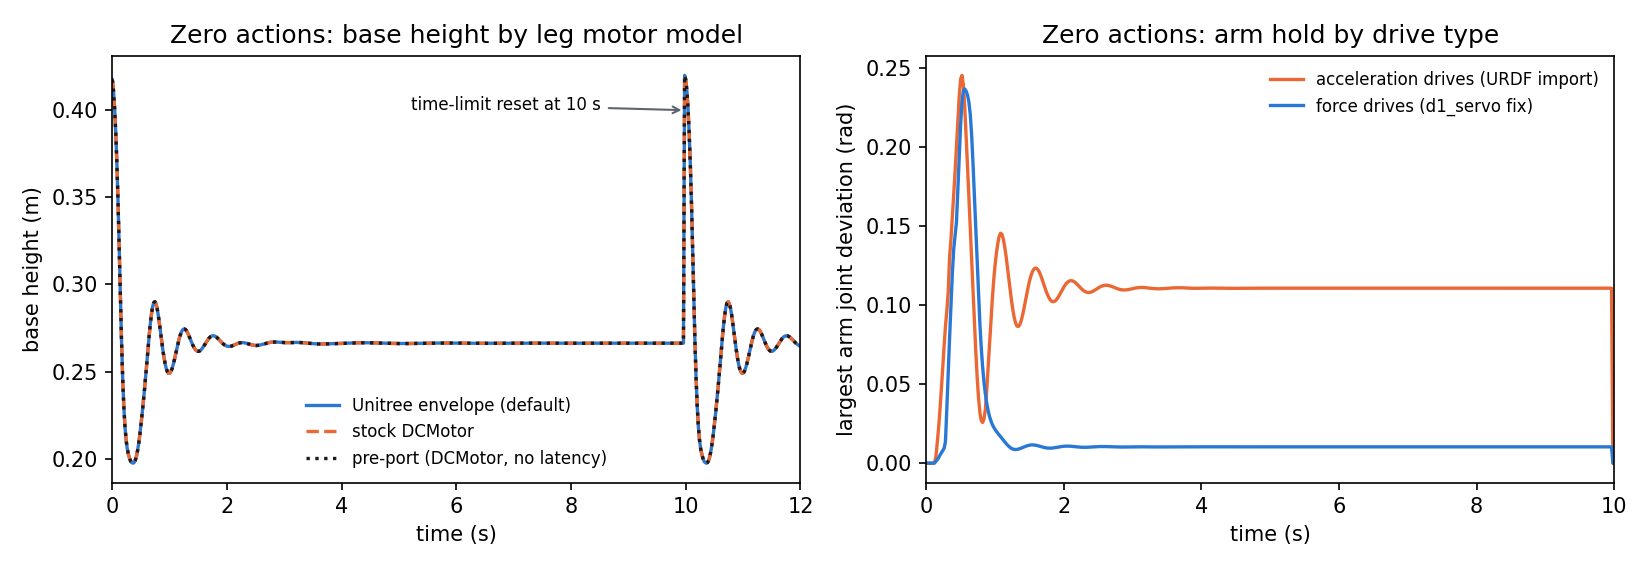

Here is the Python script that generated this plot:
"""Week 1 smoke posture traces, from the recorded runs' smoke_trace.csv.

    python results/week_01/figures/smoke_posture.py
"""
import csv
from pathlib import Path

import matplotlib

matplotlib.use("Agg")
import matplotlib.pyplot as plt

RUNS = Path(__file__).resolve().parents[1] / "runs"
LEGS = [("20260915T093730_338089Z_smoke_seed42", "Unitree envelope (default)", "#2a78d6", "-"),
        ("20260915T093743_674698Z_smoke_seed42", "stock DCMotor", "#eb6834", "--"),
        ("20260915T093756_424913Z_smoke_seed42", "pre-port (DCMotor, no latency)", "#1a1a1a", ":")]
ARM = [("20260915T093730_338089Z_smoke_seed42", "acceleration drives (URDF import)", "#eb6834"),
       ("20260915T095815_165623Z_smoke_seed42", "force drives (d1_servo fix)", "#2a78d6")]
STEP_S = 0.02


def trace(run):
    with (RUNS / run / "smoke_trace.csv").open() as handle:
        rows = list(csv.DictReader(handle))
    return {key: [float(row[key]) for row in rows] for key in rows[0]}


def main():
    fig, (legs, arm) = plt.subplots(1, 2, figsize=(11, 3.8))
    for run, label, color, style in LEGS:
        data = trace(run)
        legs.plot([s * STEP_S for s in data["step"]], data["base_height_m"], color=color, ls=style, lw=1.6, label=label)
    legs.set(xlabel="time (s)", ylabel="base height (m)", xlim=(0, 12),
             title="Zero actions: base height by leg motor model")
    legs.annotate("time-limit reset at 10 s", (10.0, 0.40), xytext=(5.2, 0.40), fontsize=8,
                  arrowprops={"arrowstyle": "->", "color": "#5f6570"})
    legs.legend(fontsize=8, frameon=False, loc="lower center")
    for run, label, color in ARM:
        data = trace(run)
        arm.plot([s * STEP_S for s in data["step"]], data["arm_joint_dev_rad"], color=color, lw=1.6, label=label)
    arm.set(xlabel="time (s)", ylabel="largest arm joint deviation (rad)", xlim=(0, 10),
            title="Zero actions: arm hold by drive type")
    arm.legend(fontsize=8, frameon=False)
    fig.tight_layout()
    out = Path(__file__).with_suffix(".png")
    fig.savefig(out, dpi=150)
    print(out)


if __name__ == "__main__":
    main()
